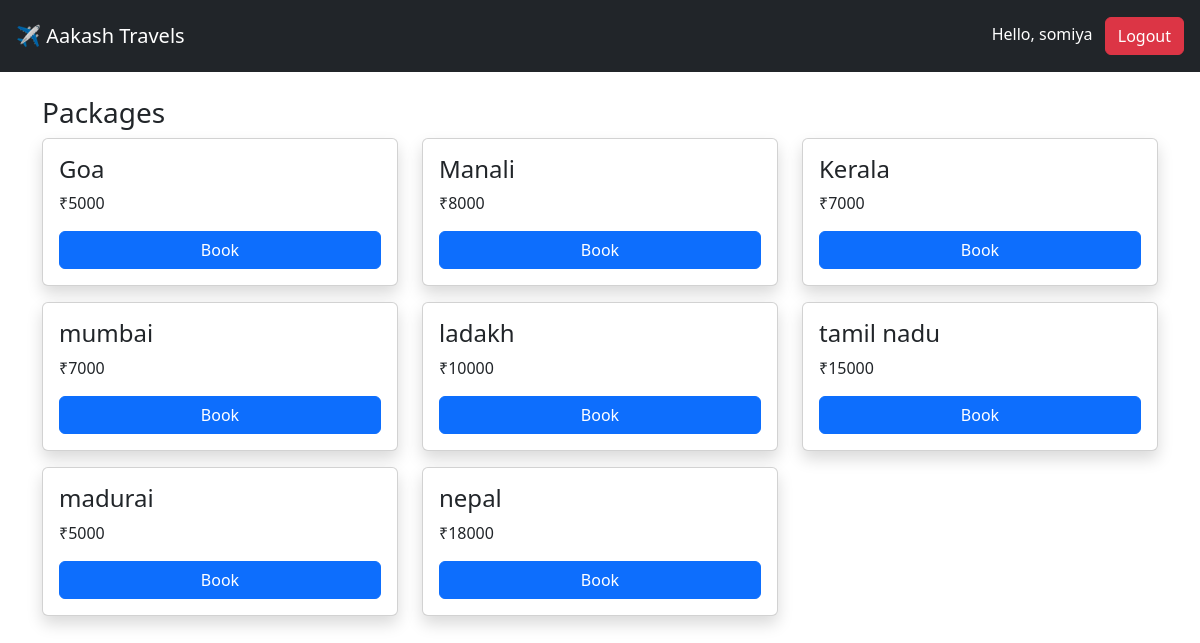
The page / (signed in) on the database its author committed.
### tables this page shows
CREATE TABLE packages (id INTEGER PRIMARY KEY AUTOINCREMENT, place TEXT, price INTEGER);

### app.py (the view)
@app.route('/')
def home():
    db = get_db()
    packages = db.execute("SELECT * FROM packages").fetchall()
    return render_template('index.html', packages=packages)

### app.py (called while the page is built)
def get_db():
    conn = sqlite3.connect("database.db")
    conn.row_factory = sqlite3.Row
    return conn

### templates/index.html (shortened to what this page needs)
<!DOCTYPE html>
<html>
<head>
    <link href="https://cdn.jsdelivr.net/npm/bootstrap@5.3.0/dist/css/bootstrap.min.css" rel="stylesheet">
</head>
<body>
<nav class="navbar navbar-dark bg-dark p-3">
    <span class="navbar-brand">✈️ Aakash Travels</span>
    <div>
        {% if session.get('user') %}
            <span class="text-white me-2">Hello, {{session['name']}}</span>
            <a href="/logout" class="btn btn-danger">Logout</a>
        {% else %}
            <a href="/login" class="btn btn-success">Login</a>
            <a href="/register" class="btn btn-warning">Register</a>
        {% endif %}
    </div>
</nav>
<div class="container mt-4">
<h3>Packages</h3>
<div class="row">
{% for p in packages %}
    <div class="col-md-4">
        <div class="card p-3 shadow mb-3">
            <h4>{{p.place}}</h4>
            <p>₹{{p.price}}</p>
            <a href="/book/{{p.id}}" class="btn btn-primary">Book</a>
        </div>
    </div>
{% endfor %}
</div>
</div>
</body>
</html>

### rows shown on the page
packages: place "Goa", price "5000"
packages: place "Manali", price "8000"
packages: place "Kerala", price "7000"
packages: place "mumbai", price "7000"
packages: place "ladakh", price "10000"
packages: place "tamil nadu", price "15000"
packages: place "madurai", price "5000"
packages: place "nepal", price "18000"

### other values the page prints
{{ session['name'] }} "somiya"
